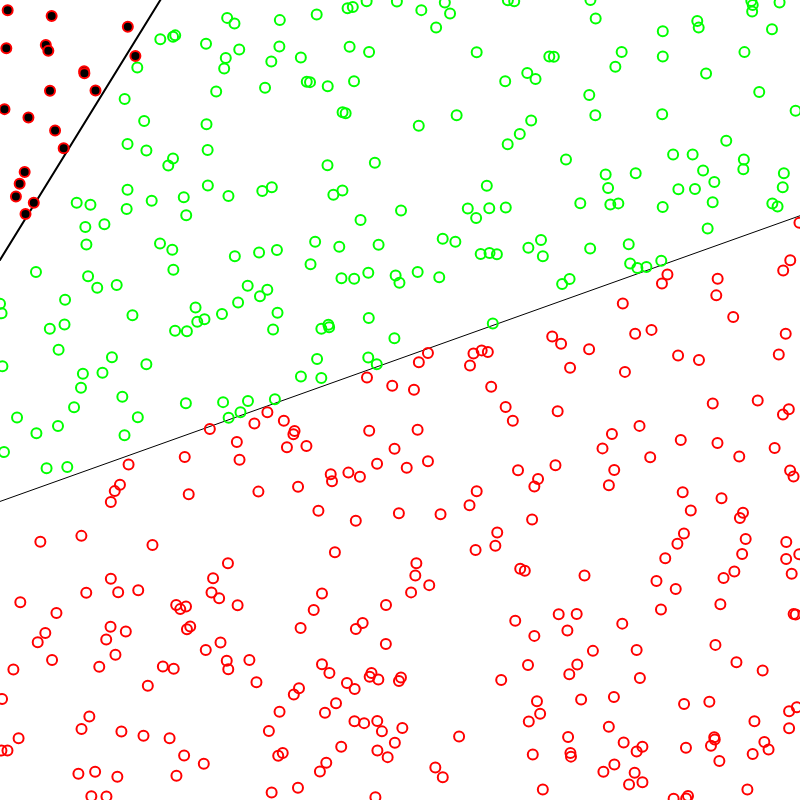
Frame 1 (no input)
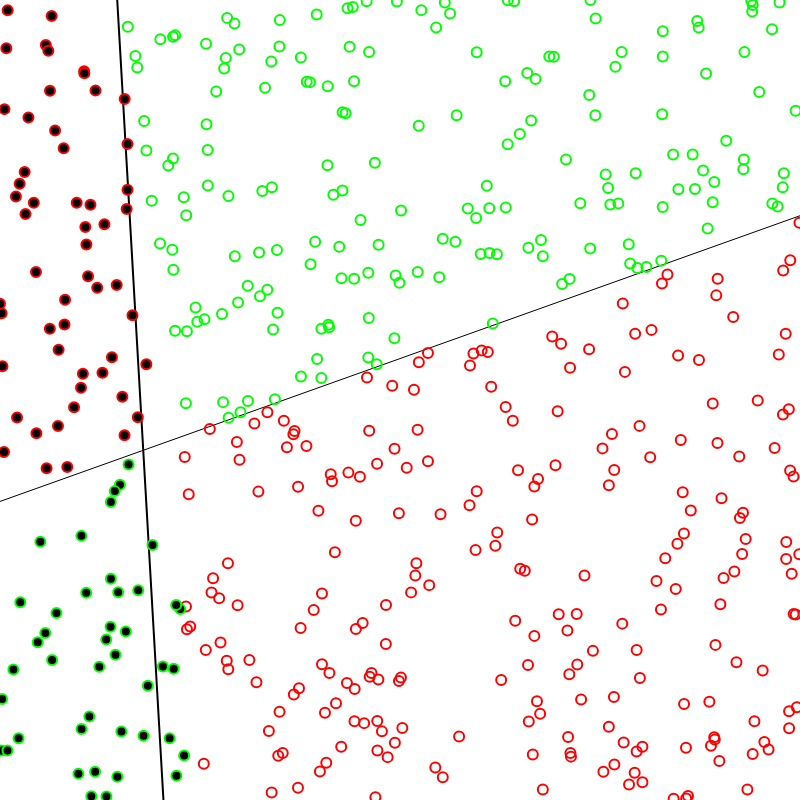
Frame 60 (no input)
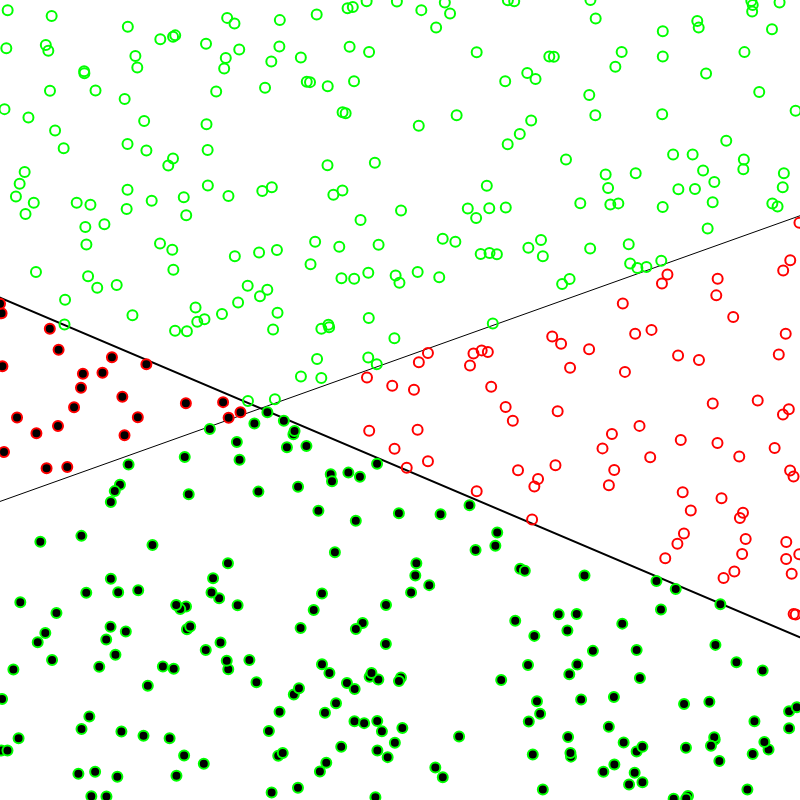
Frame 120 (the mouse pressed at the canvas centre since frame 60)

The p5.js sketch that drew these frames (run headless with seeded random() and noise() and a simulated clock; from frame 60 on, the mouse is pressed at the canvas centre):

// p5.js sketch
// ── sketch.js
var training = new Array(500);
var perceptron;

var count = 0;

var bmin = new Point(-1, -1);
var bmax = new Point(1, 1);

var s;
var b;

function f(x) {
  var y = s * x + b;
  return y;
}

function setup() {
  createCanvas(800, 800);

  s = random(.5);
  b = random(.5);

  perceptron = new Perceptron(3, .01);
  for (var i = 0; i < training.length; i++) {
    var x = random(bmin.x, bmax.x);
    var y = random(bmin.y, bmax.y);
    var answer = 1;
    if (y < f(x)) answer = -1;
    training[i] = {
      input: [x, y, 1],
      output: answer
    };
  }
}

function draw() {
  background(255);

  // Draw the line
  strokeWeight(1);
  stroke(0);

  var plotP1 = new Point(bmin.x, f(bmin.x));
  var plotP2 = new Point(bmax.x, f(bmax.x));
  plotP1.mapToCanvas(bmin.x, bmax.x, bmin.y, bmax.y);
  plotP2.mapToCanvas(bmin.x, bmax.x, bmin.y, bmax.y);
  line(plotP1.x, plotP1.y, plotP2.x, plotP2.y);

  // Draw the line based on the current weights
  // Formula is weights[0]*x + weights[1]*y + weights[2] = 0
  stroke(0);
  strokeWeight(2);
  var weights = perceptron.weights;
  var y1 = (-weights[2] - weights[0] * bmin.x) / weights[1];
  var y2 = (-weights[2] - weights[0] * bmax.x) / weights[1];
  var weightLineP1 = new Point(bmin.x, y1);
  var weightLineP2 = new Point(bmax.x, y2);
  weightLineP1.mapToCanvas(bmin.x, bmax.x, bmin.y, bmax.y);
  weightLineP2.mapToCanvas(bmin.x, bmax.x, bmin.y, bmax.y);
  line(weightLineP1.x, weightLineP1.y, weightLineP2.x, weightLineP2.y);

  // Train the Perceptron with one "training" point at a time
  perceptron.train(training[count].input, training[count].output);
  count = (count + 1) % training.length;

  // Draw all the points based on what the Perceptron would "guess"
  // Does not use the "known" correct answer
  for (var i = 0; i < training.length; i++) {
    strokeWeight(2);
    fill(0);
    var guess = perceptron.feedforward(training[i].input);
    if (guess > 0) noFill();

    stroke(255, 0, 0);
    if(guess == training[i].output) {
      stroke(0, 255, 0);
    }

    var x = map(training[i].input[0], bmin.x, bmax.x, 0, width);
    var y = map(training[i].input[1], bmin.y, bmax.y, height, 0);
    ellipse(x, y, 10, 10);
  }
}

// ── perceptron.js
function Perceptron(n, c) {
  // Array of weights for inputs
  this.weights = new Array(n);
  // Start with random weights
  for (var i = 0; i < this.weights.length; i++) {
    this.weights[i] = random(-1,1);
  }
  this.c = c; // learning rate/constant
}

// Function to train the Perceptron
// Weights are adjusted based on "desired" answer
Perceptron.prototype.train = function(inputs, desired) {
  // Guess the result
  var guess = this.feedforward(inputs);
  // Compute the factor for changing the weight based on the error
  // Error = desired output - guessed output
  // Note this can only be 0, -2, or 2
  // Multiply by learning constant
  var error = desired - guess;
  // Adjust weights based on weightChange * input
  for (var i = 0; i < this.weights.length; i++) {
    this.weights[i] += this.c * error * inputs[i];
  }
}

// Guess -1 or 1 based on input values
Perceptron.prototype.feedforward = function(inputs) {
  // Sum all values
  var sum = 0;
  for (var i = 0; i < this.weights.length; i++) {
    sum += inputs[i] * this.weights[i];
  }
  // Result is sign of the sum, -1 or 1
  return this.activate(sum);
}

Perceptron.prototype.activate = function(sum) {
  if (sum > 0) return 1;
  else return -1;
}

// ── point.js
function Point() {
  this.x = random(-1, 1);
  this.y = random(-1, 1);
}

function Point(x, y) {
  this.x = x;
  this.y = y;
}

Point.prototype.mapToCanvas = function(xmin, xmax, ymin, ymax) {
  this.x = map(this.x, xmin, xmax, 0, width);
  this.y = map(this.y, ymin, ymax, height, 0);
}
